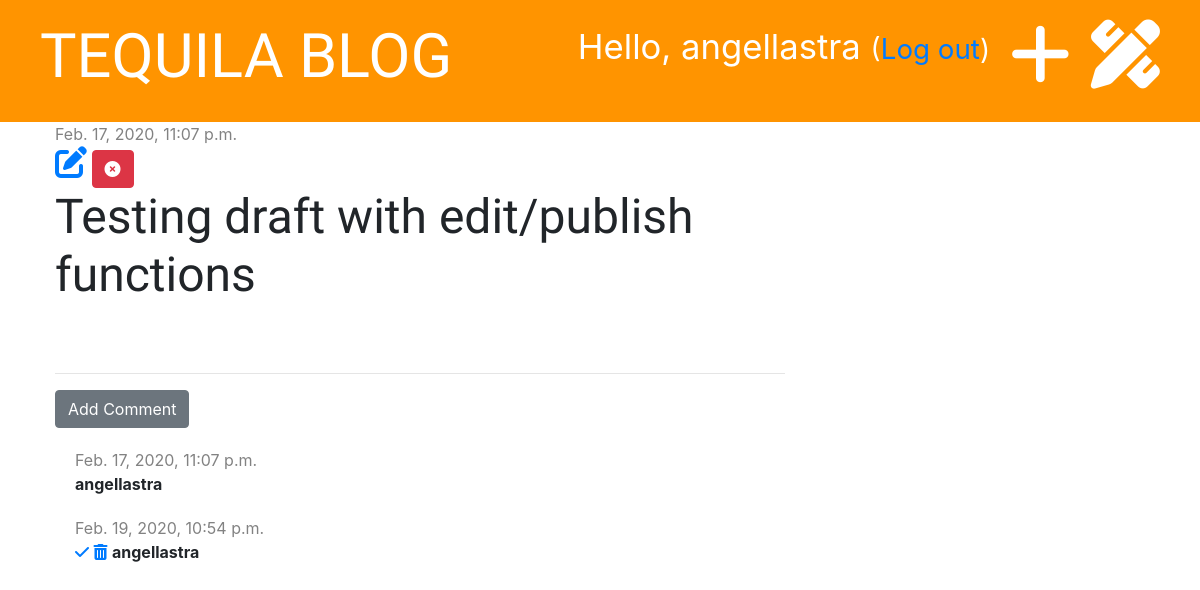
Page /post/8 (signed in) on the committed database.
### blog/models.py (models this page shows, shortened)
class Post(models.Model):
    author = models.ForeignKey('auth.User', on_delete=models.CASCADE)
    title = models.CharField(max_length=200)
    text = models.TextField()
    created_date = models.DateTimeField(default=timezone.now)
    published_date = models.DateTimeField(blank=True, null=True)

class Comment(models.Model):
    post = models.ForeignKey('blog.Post', on_delete=models.CASCADE, related_name='comments')
    author = models.CharField(max_length=200)
    text = models.TextField()
    created_date = models.DateTimeField(default=timezone.now)
    approved = models.BooleanField(default = False) #for approving add_comment_to_post

### blog/views.py (the view)
# urls.py: path('post/<int:pk>', views.post_detail, name='post_detail'),
def post_detail(request, pk):
    post = get_object_or_404(Post, pk=pk) #this will get the object from Post and if doesn't exist will throw a 404
    stuff_for_frontend = {'post':post}
    return render(request, 'blog/post_detail.html', stuff_for_frontend)

### blog/templatetags/markdownify.py (called while the page is built)
@register.filter
def markdown(value):
    renderer = HighlightRenderer()
    markdown = mistune.Markdown(renderer=renderer)
    return markdown(value)

### blog/templates/blog/post_detail.html (shortened to what this page needs)
{% extends 'blog/base.html' %}
{% load markdownify %}
{% block content %}
    <div class="post">
          {% if post.published_date %}
              <div class="date">
                    {{ post.published_date }}
              </div>
          {% else %}
              <a href="{% url 'post_publish' pk=post.pk %}" class="btn btn-primary">Publish</a>
          {% endif %}
          {% if user.is_authenticated %}
              <a href="{% url 'post_edit' pk=post.pk %}"><i class="fas fa-edit fa-2x"></i></a>
          {% endif %}
          <a href="{% url 'post_delete' pk=post.pk %}" class="btn btn-danger"
          onclick="return confirm('Are you sure you want to delete this post?')"><i class="fas fa-times-circle"></i></a>
          <h1>{{ post.title }}</h1>
    </div>
    <hr>
    <a href="{% url 'add_comment_to_post' pk=post.pk %}" class="btn btn-secondary">Add Comment</a>
      {% for comment in post.comments.all %}
          {% if user.is_authenticated or comment.approved %}
              <div class="comment">
                    <div class="date">
                          {{ comment.created_date }}
                    </div>
                    {% if not comment.approved and user.is_superuser %}
                        <a href="{% url 'comment_approve' pk=comment.pk %}"><i class="fas fa-check"></i></a>
                        <a href="{% url 'comment_remove' pk=comment.pk %}"><i class="fas fa-trash-alt"></i></a>
                    {% endif %}
                    <strong>{{ comment.author }}</strong>
              </div>
          {% endif %}
      {% empty %}
          <p>No comments yet ....</p>
      {% endfor %}
{% endblock %}

### blog/templates/blog/base.html (shortened to what this page needs)
{% load static %}
<!DOCTYPE html>
<html lang="en" dir="ltr">
  <head>
    <link href="https://stackpath.bootstrapcdn.com/bootstrap/4.4.1/css/bootstrap.min.css" rel="stylesheet">
    <link rel="stylesheet" href="{% static 'css/blog.css' %}" type="text/css">
    <link rel="stylesheet" href="{% static 'css/zenburn.css' %}">
  </head>
  <body>
      <div class="page-header">
            {% if user.is_authenticated %}
                <a href="{% url 'post_draft_list' %}" class="top-menu"><i class="fas fa-pencil-ruler fa-2x"></i></a>
                <a href="{% url 'post_new' %}" class="top-menu"><i class="fas fa-plus fa-2x"></i></a>
                <p class="top-menu">Hello, {{ user.username }} <small>(<a href="{% url 'logout' %}">Log out</a>)</small></p>
            {% else %}
                <a href="{% url 'login' %}" class="top-menu"><i class="fas fa-sign-in-alt fa-2x"></i></a>
            {% endif %}
            <h1><a href="{% url "post_list" %}">TEQUILA BLOG</a></h1>
      </div>
      <div class="content container">
            <div class="row">
                  <div class="col-md-8">
                      {% block content %}
                      {% endblock %}
                  </div>
            </div>
      </div>
  </body>
</html>

### blog/static/css/blog.css (style rules this page uses)
.page-header { background-color: #ff9400; margin-top: 0; padding: 20px 20px 20px 40px; }
.page-header h1, .page-header h1 a { color: #ffffff; font-size: 46pt; text-decoration: none; }
.content { margin-left: 40px; }
h1, h2, h3, h4 { font-family: 'Tangerine', 'Inconsolata', 'Droid Sans', serif; font-size: 48px; }
.date { color: #828282; }
.post { margin-bottom: 70px; }
.top-menu { color: #ffffff; float: right; font-size: 26pt; margin-right: 20px; }
.comment { margin: 20px 20px 20px 20px; }

### rows in the picture
Post: published_date "Feb. 17, 2020, 11:07 p.m.", title "Testing draft with edit/publish functions"
Comment: created_date "Feb. 17, 2020, 11:07 p.m.", author "angellastra"
Comment: created_date "Feb. 19, 2020, 10:54 p.m.", approved False (drawn), author "angellastra"

### other values in the picture
{{ user.username }} "angellastra"
